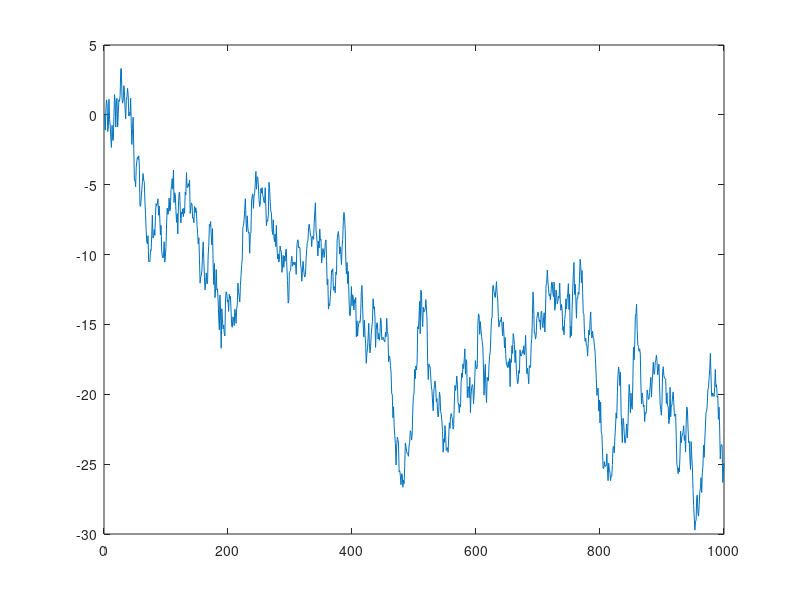
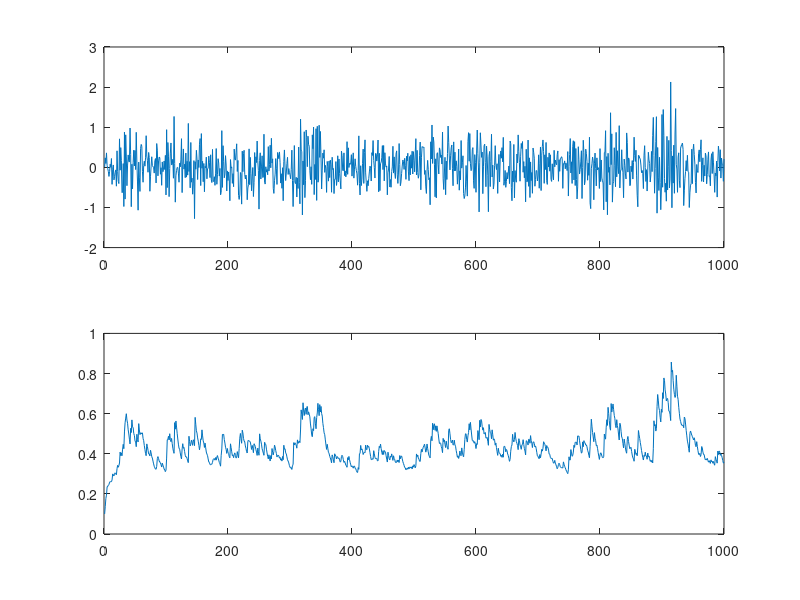
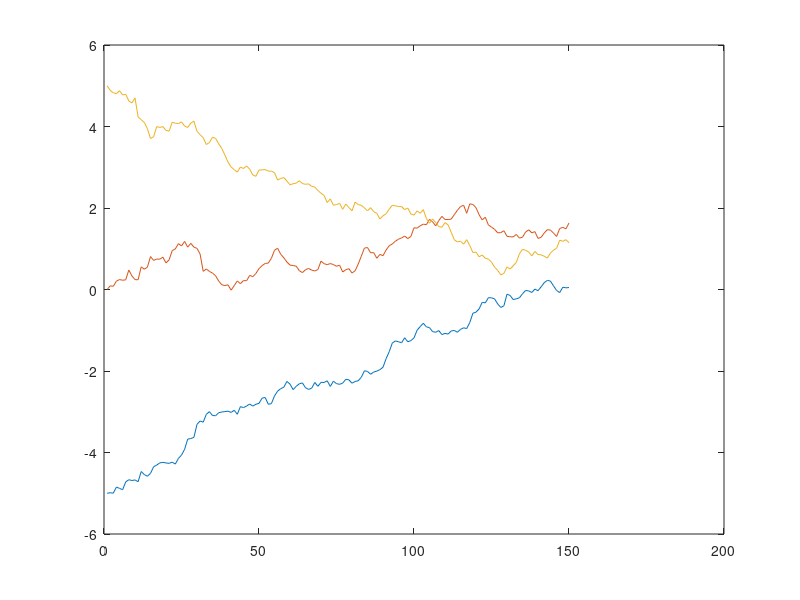

The MATLAB script that drew these images, in order:
%% MATLAB sample code SECTION 7
% peter.gruber@usi.ch

clear
format short

%% Rolling a dice in MATLAB
dice = randi(6)
dice = ceil(6*rand) 

%% Seeds for the random number generator
myRand = rng            % Get state (seed) of random number generator
rand(1,5)               % 5 random numbers
rand(1,5)               % 5 different ones
rng(myRand);            % Reset random number generator
rand(1,5)               % Same 5 random numbers
rng(sum(100*clock))     % Unique initialization

%% Binomial
p = 0.7;                % Probability of success
n = 3;                  % Number of tries
myRand = rand(1,n)      % Random draw
myRand<=p               % Individual successes 
sum(myRand<=p)          % Binomial = number of successes 

%% Discrete random variable: probability function of X
x=[1,2,3,4];                    % Values of random variable X 
p=[0.2 0.1 0.4 0.3];            % Small p: values of probability function p(1) ... p(4) 
stem(x,p, 'LineWidth',2 );      % Plot probability function
axis([0 5 0 0.5]);

%% Discrete random variable: distribution function of X
% Need to add one value with zero probability to the left and right for
% nicer plotting
P=cumsum(p);                    % Large P: values of distribution function P(1),..,P(4)
xex=[0 x 5]; Pex=[0 P 1];       % Extended scale for plotting
stairs(xex,Pex,'LineWidth',2 ); % Plot distribution function on extended scale
axis([0 5 0 1.1]);

%% Discrete random variable: simulate one random number for X
r=rand;                         % Save random number for next two lines 
sum(r>P)+1                      % Discrete random value 
r>P                             % What did we do? 

%% Produce 1000 random draws from the above discrete distribution for X
for k=1:1000                    % As a short verification, ... 
    dist(k)=sum(rand>P)+1;      % we produce 1000 random draws 
end 
hist(dist, [1:4])               % Plot a histogram of the resulting empirical distribution

%% A different support for X, but with identical probabilities
x=[-1.1 0 3.2 17];              % Define possible values of X as a function of index i=1,..,4
x(sum(rand>P)+1)                % Simulate one random number X(i) with the 
                                % above probabilities for index i=1,..,4

%% Produce 1000 random draws from the above discrete distribution for X 
for k=1:1000             
    dist(k)=x(sum(rand>P)+1);
end 
hist(dist,x);                             % Plot a histogram of the resulting empirical distribution
%% Probability function of X
stem(x,p, 'LineWidth',2 );                % Plot probability function of X
axis([-2 20 0 0.5]);

%% Distribution function of X
stairs([-2 x 20], Pex,'LineWidth',2)      % Plot distribution function of X
axis([-2 20 0 1.1]);

%% An example for a continuous distrubution
N=1000;
x=randn(N,1);
hist(x,20)
[mean(x) std(x) kurtosis(x) skewness(x)]

%% What is the distribution of the cdf values of x?
X=normcdf(x);
hist(X); 

%% Was this a coincidence? Or can we use this in general?
u=rand(N,1);         % now uniformly distributed
x1=norminv(u);
hist(x1);
[mean(x1) std(x1) kurtosis(x1) skewness(x1)]

%% (Continuous) Pareto distribution function
alpha=0.5;                                % Pareto distribution parameter
parCDF=@(x,alpha) 1-(1+x).^-alpha;        % Pareto distribution function with parameter alpha
N=1000;
Xi=linspace(0,300,N);                     % Split [0,100] interval in N steps of size 100/N
plot(Xi, parCDF(Xi,alpha));               % Plotting the distribution function
axis([0 300 0 1]);

%% Pareto inverse distribution function
parICDF=@(x,alpha) (1-x).^(-1/alpha)-1;   % Inverse Pareto distribution function
Xi=linspace(0,1,N);                       % Split [0,1] interval in steps of size 1/N
plot(Xi, parICDF(Xi,alpha));              % Plotting the inverse Pareto distribution function
axis([0 1 0 300]);

%% Verifying the definition of the inverse distribution function I
plot(parICDF(Xi,alpha), Xi);              % First check: plot the inverse Pareto distribution function
axis([0 300 0 1]);                        % function on a reversed scale

%% Verifying the definition of the inverse distribution function II
Xi=linspace(0,300,N);                      
plot(Xi, parICDF(parCDF(Xi,alpha),alpha)); % Second check: definition of the inverse implies a
axis([0 300 0 300]);                       % plot of the identity function
hold off;

%%  Pareto drawing using the inverse distribution function
% Simulated empirical distribution function vs. theoretical one
paretoDraw=@(alpha) parICDF(rand,alpha)         % Matlab function for a single Pareto draw
paretoDrawN=@(alpha,N) parICDF(rand(N,1),alpha) % Matlab function for N IID Pareto draws
myDraw=paretoDrawN(alpha,N);                    % Simulate N Pareto random numbers
Xi=linspace(0,1,N);                             % Split [0,1] interval in N steps of size 1/N
plot(sort(myDraw),Xi,'r--')                      % Plot of the empirical distribution function
axis([0 350 0 1]);
hold on
Xi=linspace(0,350,N);
plot(Xi, parCDF(Xi,alpha));                     % Plot of the theoretical distribution function
hold off;


%% Simulation of a single path of a discrete time standard Brownian motion
x(1)=0;                    % Process initialization: use x(1) for x_0, because there is no x(0) in Matlab 
for t=2:1000               % Loop over time, start with t=2. 
    x(t)=x(t-1)+randn;     % A single trajectory of 1000 observations from discrete time standard Brownian motion 
end
plot(x)                    % Plot of the simulated trajectory

%% Simulation of a single variance path of a GARCH model
a1=0.1; b1=0.85; w=0.01;                             % Set the GARCH parameters (a1+b1 <1 for stationarity!) 
e(1)=0.01; s(1)=sqrt(w);                               % Set the initial values for e_0 and sigma_0
for t=2:1000                                        % Simulate the process 
    s(t)=sqrt(w+a1*e(t-1)^2 + b1*s(t-1)^2);         % Loop over time, start with t=2.
    e(t)=s(t)*randn;                                % A single trajectory of 1000 observations from a GARCH model
                                                    % Note: the updating order is important: first s(t), then e(t) 
end
figure
subplot(2,1,1);                                     % Make 2 rowa, 1 colums of plots; select first one
plot(e);                                            % Plot of the simulated trajectory for e_t
subplot(2,1,2);                                     % Select second plot
plot(s);                                            % Plot of the simulated trajectory for s_t
hold off;

%% Simulation of three Ornstein-Uhlenbeck processes
kappa=0.01; theta=0.5; v=0.1;
x=[-5;0;5];
for t=2:150
  x(:,t)=x(:,t-1)+kappa.*(theta-x(:,t-1))+v.*randn(3,1);
end
figure
plot(x')


%% First step Monte Carlo
N=100;                          % Good style: define n in the beginning 
dice=ceil(6*rand(1,N));         % Roll n dices in one line 
disp(mean(dice));               % Run this cell several times, observe the result
                                % Change N to 1000 and 10000 and run again several
                                % times
                                

